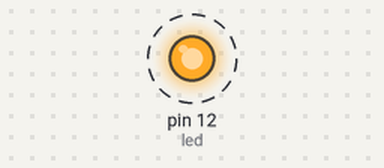
Recording of a sketch running on a simulated Arduino Uno, built with avr-gcc and run on an emulated ATmega328P. On the bench: output pins drawn as LEDs (lit = HIGH). Dashed ring = blinking.

Above: at 0.5 s.
Timing chart, 0 to 3.0 s (numbered marks = the images above):
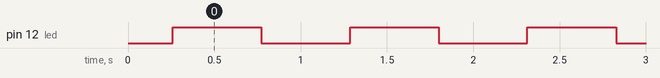

Measured:
- by itself, pin 12 (led): alternates HIGH for 0.51 s and LOW for 0.51 s

The sketch:

fading.ino
```cpp
const int led=12;
int i=0;
void setup() {
  // put your setup code here, to run once:
  pinMode(led,OUTPUT);

}

void loop() {
  // put your main code here, to run repeatedly:
for(i=0;i<255;i++){
  analogWrite(led , i);
  delay(2);
}
for(i=255;i>0;i--){
   analogWrite(led , i);
  delay(2);
}
}
```
